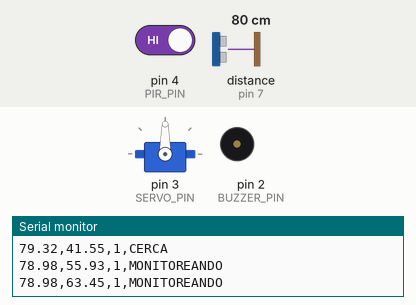
Bench run of a sketch on a simulated Arduino Uno, built with avr-gcc and run on an emulated ATmega328P. Shown: servo, buzzer (waves = sounding, pin HIGH), the last lines printed to the serial monitor. Wiring (inferred from the names in the program): ultrasonic range finder: trigger pin 8; echo pin 7. Inputs (shaded band) come from the test bench; at power-on: distance to the obstacle (sensor on pin 7) 80 cm, pin 4 (PIR_PIN) HIGH. The echo pulse lasts 58.3 µs per cm; pins used as bus, display or sensor lines are not drawn.

Above: at 1.8 s.
1.9 s: distance to the obstacle (sensor on pin 7) set to 2 cm
At 2.4 s:
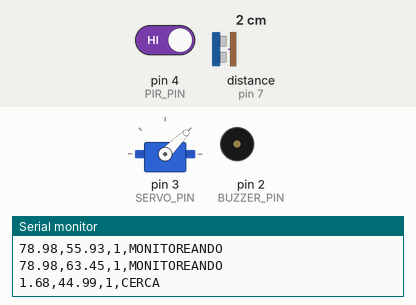
5.0 s: distance to the obstacle (sensor on pin 7) set to 35 cm
At 6.3 s:
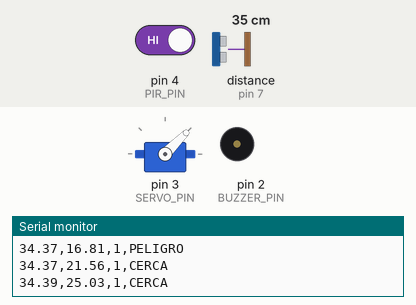
7.0 s: distance to the obstacle (sensor on pin 7) set to 22 cm
10.1 s: distance to the obstacle (sensor on pin 7) set to 18 cm
At 12.1 s:
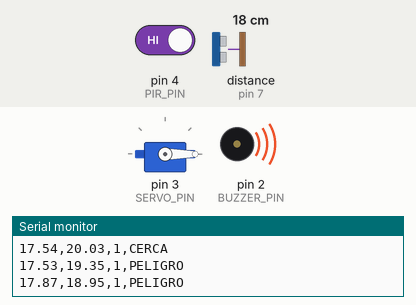
Timing chart, 0 to 13.6 s (numbered marks = the images above; inputs shaded):
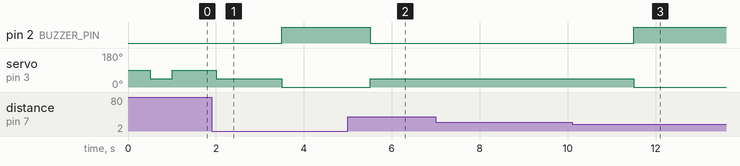

The sketch:

sensing_node.ino
```cpp
/**
 * distributed-sensing-platform
 * Sensing Node Firmware — Arduino Uno R3
 *
 * Responsibilities:
 *   - Acquire distance measurements via HC-SR04 ultrasonic sensor
 *   - Detect motion via PIR sensor
 *   - Apply 1D Kalman filter for probabilistic noise reduction
 *   - Execute FSM-based state classification
 *   - Drive servo actuator and buzzer according to system state
 *   - Transmit structured telemetry to Pico W via UART (9600 baud)
 *
 * FSM States:
 *   LIBRE        — no motion, distance > 50 cm
 *   MONITOREANDO — motion detected, distance > 50 cm
 *   CERCA        — object within 20–50 cm
 *   PELIGRO      — object within 20 cm (alarm + actuator)
 *
 * Pins:
 *   TRIG  → 8   HC-SR04 trigger
 *   ECHO  → 7   HC-SR04 echo
 *   PIR   → 4   Passive infrared motion sensor
 *   SERVO → 3   PWM servo signal
 *   BUZZ  → 2   Active buzzer
 *   TX    → 1   UART to Pico W (via HW-221 logic level shifter)
 *
 * Serial output format (newline-terminated):
 *   <dist_raw>,<dist_filtered>,<pir>,<state>
 */

#include <Servo.h>

// ── Pin definitions ──────────────────────────────────────────────────────────
const int TRIG_PIN   = 8;
const int ECHO_PIN   = 7;
const int PIR_PIN    = 4;
const int SERVO_PIN  = 3;
const int BUZZER_PIN = 2;

// ── Kalman filter state ──────────────────────────────────────────────────────
float kf_Q = 0.1f;   // Process noise covariance
float kf_R = 1.0f;   // Measurement noise covariance
float kf_P = 1.0f;   // Estimation error covariance
float kf_X = 0.0f;   // State estimate

// ── FSM ──────────────────────────────────────────────────────────────────────
enum State { LIBRE, MONITOREANDO, CERCA, PELIGRO };
State currentState = LIBRE;
const char* stateLabels[] = { "LIBRE", "MONITOREANDO", "CERCA", "PELIGRO" };

Servo servo;

// ── Kalman filter update ─────────────────────────────────────────────────────
float kalmanUpdate(float measurement) {
  kf_P = kf_P + kf_Q;
  float K = kf_P / (kf_P + kf_R);
  kf_X = kf_X + K * (measurement - kf_X);
  kf_P = (1.0f - K) * kf_P;
  return kf_X;
}

// ── Ultrasonic distance measurement ─────────────────────────────────────────
float measureDistance() {
  digitalWrite(TRIG_PIN, LOW);
  delayMicroseconds(2);
  digitalWrite(TRIG_PIN, HIGH);
  delayMicroseconds(10);
  digitalWrite(TRIG_PIN, LOW);
  long duration = pulseIn(ECHO_PIN, HIGH, 30000UL);
  if (duration == 0) return 999.0f;
  return duration * 0.034f / 2.0f;
}

// ── Setup ────────────────────────────────────────────────────────────────────
void setup() {
  Serial.begin(9600);
  pinMode(TRIG_PIN,   OUTPUT);
  pinMode(ECHO_PIN,   INPUT);
  pinMode(PIR_PIN,    INPUT);
  pinMode(BUZZER_PIN, OUTPUT);
  digitalWrite(BUZZER_PIN, LOW);
  servo.attach(SERVO_PIN);
  servo.write(90);
}

// ── Main loop ────────────────────────────────────────────────────────────────
void loop() {
  static unsigned long lastTick = 0;
  if (millis() - lastTick < 500) return;
  lastTick = millis();

  bool     pir         = digitalRead(PIR_PIN);
  float    distRaw     = measureDistance();
  float    distFiltered = kalmanUpdate(distRaw);
  State    prevState   = currentState;

  // FSM transition logic
  if (!pir && distFiltered > 50.0f) {
    currentState = LIBRE;
    servo.write(90);
    digitalWrite(BUZZER_PIN, LOW);
  } else if (pir && distFiltered > 50.0f) {
    currentState = MONITOREANDO;
    servo.write(90);
    digitalWrite(BUZZER_PIN, LOW);
  } else if (distFiltered > 20.0f && distFiltered <= 50.0f) {
    currentState = CERCA;
    servo.write(45);
    digitalWrite(BUZZER_PIN, LOW);
  } else if (distFiltered <= 20.0f) {
    currentState = PELIGRO;
    servo.write(0);
    digitalWrite(BUZZER_PIN, HIGH);
  }

  // Transmit telemetry over UART
  Serial.print(distRaw,      2);  Serial.print(',');
  Serial.print(distFiltered, 2);  Serial.print(',');
  Serial.print(pir ? 1 : 0);     Serial.print(',');
  Serial.println(stateLabels[currentState]);
}
```

Measured:
- the behaviour switches between 20 and 19 cm on distance to the obstacle (sensor on pin 7) (found by bisection; images 2 and 3)
- after the input at 1.9 s, pin 2 (BUZZER_PIN): LOW → HIGH after 1.6 s; servo on pin 3 (SERVO_PIN): 90° → 45° after 0.10 s, → 0° 1.5 s later
- after the input at 5.0 s, pin 2 (BUZZER_PIN): HIGH → LOW after 0.50 s; servo on pin 3 (SERVO_PIN): 0° → 45° after 0.50 s
- after the input at 10.1 s, pin 2 (BUZZER_PIN): LOW → HIGH after 1.4 s; servo on pin 3 (SERVO_PIN): 45° → 0° after 1.4 s
